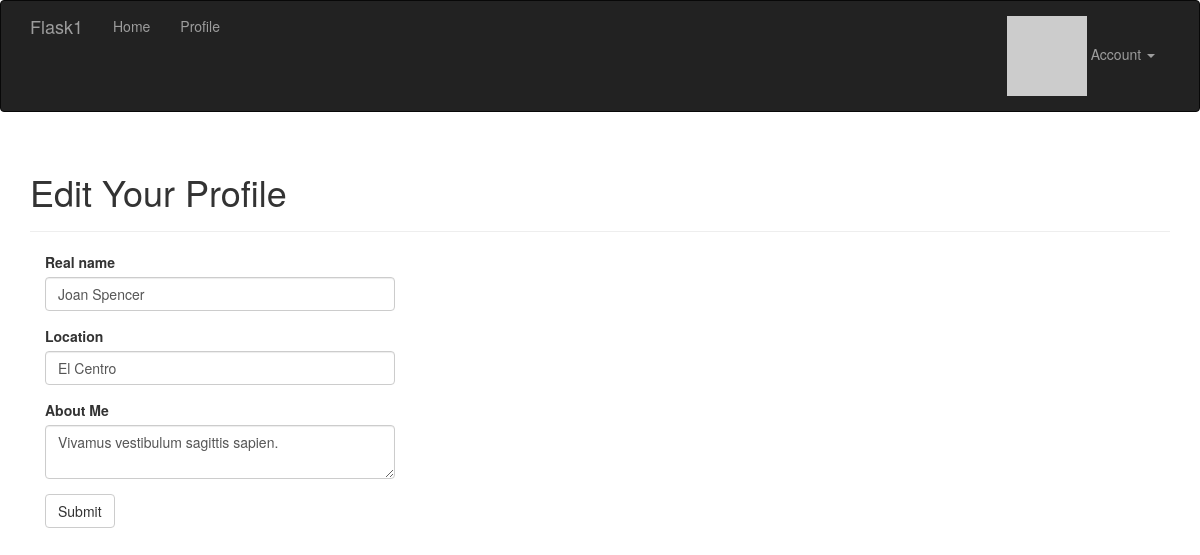
Page /edit-profile (signed in) on the committed database.
### app/models.py (models this page shows, shortened)
class User(db.Model, UserMixin):
    __tablename__ = 'users'
    id = db.Column(db.Integer, primary_key=True)
    email = db.Column(db.String(64), unique=True, index=True)
    username = db.Column(db.String(64),unique=True, index=True)
    role_id = db.Column(db.Integer,db.ForeignKey('roles.id'))  # foreign key must match
    password_hash = db.Column(db.String(128))
    confirmed = db.Column(db.Boolean, default = False)
    name = db.Column(db.String(64))
    location = db.Column(db.String(64))
    about_me = db.Column(db.Text())
    member_since = db.Column(db.DateTime(),default=datetime.datetime.utcnow)
    last_seen = db.Column(db.DateTime(),default=datetime.datetime.utcnow)  # refresh this evrytime usr access site
    avatar_hash = db.Column(db.String(32))
    posts = db.relationship('Post', backref='author', lazy='dynamic')  # adds author attr to Posts
    followed = db.relationship('Follow',  # class relationship
                               foreign_keys = [Follow.follower_id],  # specify foreign key to use
                               backref = db.backref('follower', lazy='joined'),  # backrefs to Follow model.
                               lazy = 'dynamic',  # dynamic returns query objects rather than items directly, so
                               cascade = 'all, delete-orphan')  # how acts performed on a parent obj propogate to
    followers = db.relationship('Follow',
                                foreign_keys = [Follow.followed_id],
                                backref = db.backref('followed', lazy='joined'),
                                lazy='dynamic',
                                cascade = 'all, delete-orphan')
    comments = db.relationship('Comment', backref='author', lazy = 'dynamic')
    def gravatar(self, size=100, default='identicon', rating='g'):
        if request.is_secure:
            url = 'https://secure.gravatar.com/avatar'
        else:
            url = 'http://www.gravatar.com/avatar'
        hash = self.avatar_hash or hashlib.md5(self.email.encode('utf-8')).hexdigest()
        return '{url}/{hash}?s={size}&d={default}&r={rating}'.format(
            url=url, hash=hash, size=size, default=default, rating=rating
        )
    def ping(self):
        self.last_seen = datetime.datetime.utcnow()
        db.session.add(self)
    def can(self, permissions):
        return self.role is not None and (self.role.permissions & permissions) == permissions
    @property
    def password(self):
        """
        Trying to read password property will return this error, since original password can't be
        recovered once hashed
        :return:
        """
        raise AttributeError('password is not a readable attribute')

### app/main/views.py (the view, shortened to what this page needs)
@main.route('/edit-profile', methods=['GET','POST'])
@login_required
def edit_profile():
    form = EditProfileForm()
    form.name.data = current_user.name
    form.location.data = current_user.location
    form.about_me.data = current_user.about_me
    return render_template('edit_profile.html', form=form)

### app/main/forms.py
class EditProfileForm(Form):
    name = StringField('Real name', validators=[Length(0,64)])  # can be 0 length, so show optional
    location = StringField('Location', validators=[Length(0,64)])
    about_me = TextAreaField('About Me')
    submit = SubmitField('Submit')

### app/auth/views.py (called while the page is built)
@auth.before_app_request  # intercepts request under these conditions
def before_request():
    if current_user.is_authenticated():
        current_user.ping()
        if not current_user.confirmed and request.endpoint[:5] != 'auth.' and request.endpoint != 'static':
            return redirect(url_for('auth.unconfirmed'))

### app/main/__init__.py (called while the page is built)
@main.app_context_processor
def inject_permissions():
    return dict(Permission = Permission)

### app/main/views.py (called while the page is built, shortened)
@main.after_app_request
def after_request(response):
    return response

### app/models.py (called while the page is built)
@login_manager.user_loader
def load_user(user_id):
    return User.query.get(int(user_id))

### app/templates/edit_profile.html (shortened to what this page needs)
{% extends "base.html" %}
{% import "bootstrap/wtf.html" as wtf %}
{% block page_content %}
<div class="page-header">
    <h1>Edit Your Profile</h1>
</div>
<div class="col-md-4">
    {{ wtf.quick_form(form) }}
</div>
{% endblock %}

### rows in the picture
User: name "Joan Spencer", location "El Centro", about_me "Vivamus vestibulum sagittis sapien."
